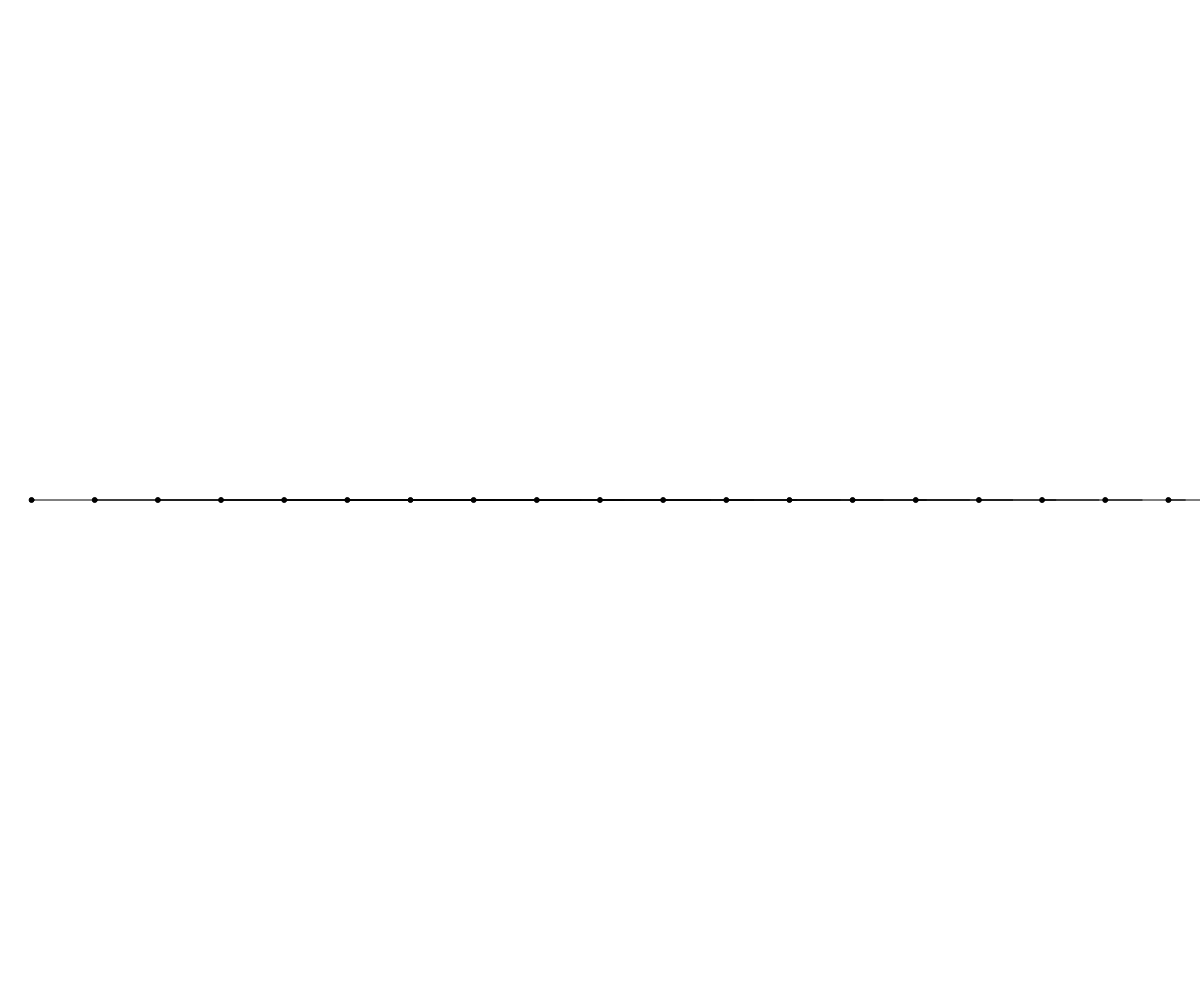
Frame 1 (no input)
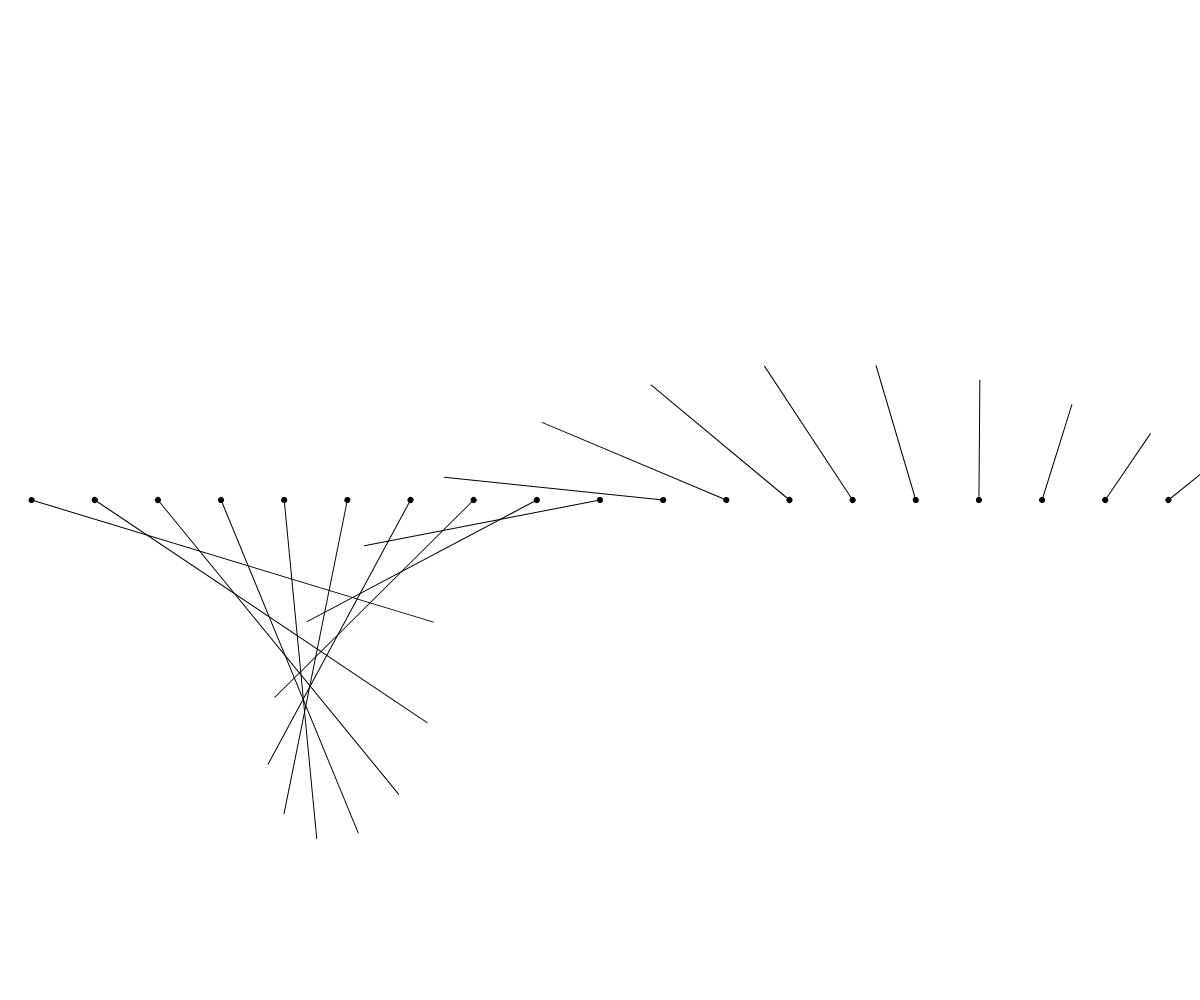
Frame 60 (no input)
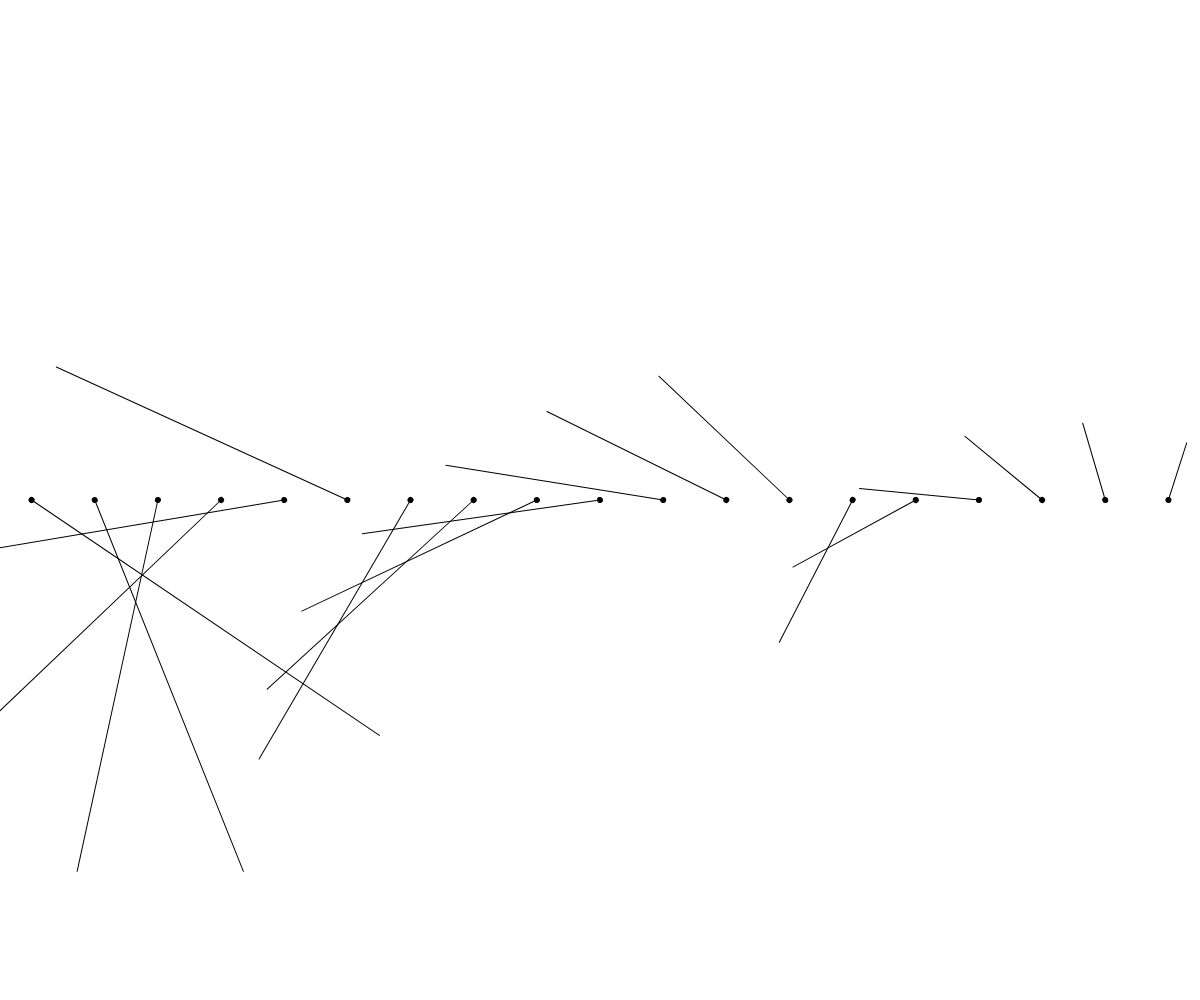
Frame 120 (the mouse pressed at the canvas centre since frame 60)

The p5.js sketch that drew these frames (run headless with seeded random() and noise() and a simulated clock; from frame 60 on, the mouse is pressed at the canvas centre):

// p5.js sketch
// ── sketch.js
// Array, das JSON Objects enthält, nicht bloss einen einfachen Wert
// JSON Objects können mehrere Eigenschaften haben
// Geschwindigkeit,aktueller Drehwinkel, Groesse, Farbe, Position etc.
// System wird gestoert von Userinteraktion
// Wenn die Maus nahe ist, stoppen die Elemente ihre Rotation und sind nicht mehr synchronisiert
// kann sich das System wieder stabilisieren, wenn die Maus weg ist?


let elemente = []; //Array mit JSON Objects
/*
[
  {
    drehwinkel:0,
    increment:0.01,
    groesse:50
  }, 
]

*/

let anzahl = 20;
let abstand;

function setup() {
  createCanvas(windowWidth, windowHeight);
  abstand = width / (anzahl - 1);
  // Initialisiere das Array mit JSON Objects
  for (let i = 0; i < anzahl; i++) {
    elemente[i] = {
      drehwinkel: 0,
      increment: (i + 1) / 200,
      groesse: (anzahl - i) * 20 + 20
    };
  }
}

function draw() {
  background(255);
  fill(0)
  for (let i = 0; i < anzahl; i++) {
    push();
    translate(i * abstand + abstand / 2, height / 2);
    rotate(elemente[i].drehwinkel);
    
    line(0, 0, elemente[i].groesse, 0);
    ellipse(0, 0, 5);
    pop();

    let distanz = dist(mouseX, mouseY, i * abstand + abstand / 2, height / 2);
    //Wenn die Maus nahe ist, stoppen
    if (distanz > 200) {
     elemente[i].drehwinkel += elemente[i].increment; //jedes Element hat seine eigene Rotationsgeschwindigkeit
    }else{
      elemente[i].drehwinkel += 0; //stoppen
    }
  }
}
